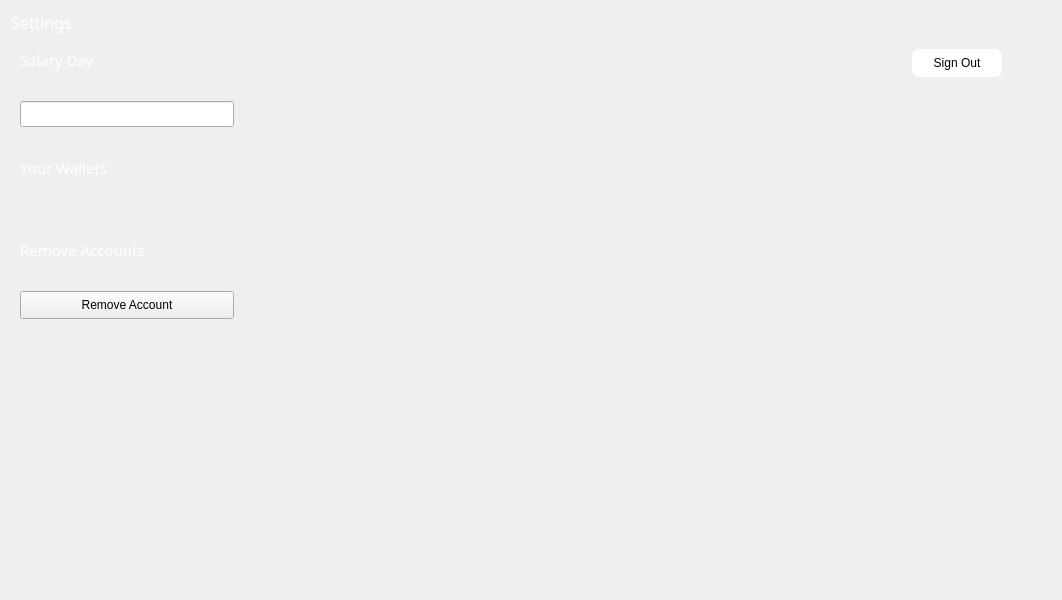
         <widget class="QWidget" name="page_4">
          <layout class="QVBoxLayout" name="verticalLayout_15">
           <item>
            <widget class="QLabel" name="label_10">
             <property name="font">
              <font>
               <family>Century Gothic</family>
               <pointsize>12</pointsize>
               <weight>9</weight>
               <italic>false</italic>
               <bold>false</bold>
              </font>
             </property>
             <property name="styleSheet">
              <string notr="true">color: rgb(255, 255, 255);

font: 75 12pt &quot;Century Gothic&quot;;</string>
             </property>
             <property name="text">
              <string>Settings</string>
             </property>
            </widget>
           </item>
           <item>
            <layout class="QHBoxLayout" name="horizontalLayout_17">
             <item>
              <widget class="QWidget" name="widget_9" native="true">
               <layout class="QVBoxLayout" name="verticalLayout_2">
                <property name="spacing">
                 <number>30</number>
                </property>
                <property name="bottomMargin">
                 <number>270</number>
                </property>
                <item>
                 <layout class="QHBoxLayout" name="horizontalLayout_12">
                  <item>
                   <widget class="QLabel" name="label_6">
                    <property name="font">
                     <font>
                      <family>Century Gothic</family>
                      <pointsize>11</pointsize>
                      <weight>50</weight>
                      <italic>false</italic>
                      <bold>false</bold>
                     </font>
                    </property>
                    <property name="styleSheet">
                     <string notr="true">color:#fff</string>
                    </property>
                    <property name="text">
                     <string>Salary Day</string>
                    </property>
                   </widget>
                  </item>
                  <item>
                   <spacer name="horizontalSpacer_2">
                    <property name="orientation">
                     <enum>Qt::Horizontal</enum>
                    </property>
                    <property name="sizeHint" stdset="0">
                     <size>
                      <width>40</width>
                      <height>20</height>
                     </size>
                    </property>
                   </spacer>
                  </item>
                 </layout>
                </item>
                <item>
                 <widget class="QLineEdit" name="amount_2">
                  <property name="sizePolicy">
                   <sizepolicy hsizetype="Expanding" vsizetype="Fixed">
                    <horstretch>0</horstretch>
                    <verstretch>0</verstretch>
                   </sizepolicy>
                  </property>
                  <property name="minimumSize">
                   <size>
                    <width>214</width>
                    <height>26</height>
                   </size>
                  </property>
                  <property name="whatsThis">
                   <string/>
                  </property>
                  <property name="styleSheet">
                   <string notr="true">#amount_2{
border-bottom-color: rgb(255, 255, 255);
border-bottom: 1px solid;
color: rgb(255, 255, 255);
border-color:rgba(255, 255, 255,100);
}
	
	</string>
                  </property>
                  <property name="placeholderText">
                   <string>Amount</string>
                  </property>
                 </widget>
                </item>
                <item>
                 <layout class="QHBoxLayout" name="horizontalLayout_14">
                  <item>
                   <widget class="QLabel" name="yourwallets">
                    <property name="font">
                     <font>
                      <family>Century Gothic</family>
                      <pointsize>11</pointsize>
                      <weight>50</weight>
                      <italic>false</italic>
                      <bold>false</bold>
                     </font>
                    </property>
                    <property name="styleSheet">
                     <string notr="true">color:#fff</string>
                    </property>
                    <property name="text">
                     <string>Your Wallets</string>
                    </property>
                   </widget>
                  </item>
                  <item>
                   <spacer name="horizontalSpacer_12">
                    <property name="orientation">
                     <enum>Qt::Horizontal</enum>
                    </property>
                    <property name="sizeHint" stdset="0">
                     <size>
                      <width>40</width>
                      <height>20</height>
                     </size>
                    </property>
                   </spacer>
                  </item>
                 </layout>
                </item>
                <item>
                 <widget class="QWidget" name="widget" native="true">
                  <property name="sizePolicy">
                   <sizepolicy hsizetype="Preferred" vsizetype="Expanding">
                    <horstretch>0</horstretch>
                    <verstretch>0</verstretch>
                   </sizepolicy>
                  </property>
                 </widget>
                </item>
                <item>
                 <layout class="QHBoxLayout" name="horizontalLayout_15">
                  <item>
                   <widget class="QLabel" name="removeaccounts">
                    <property name="font">
                     <font>
                      <family>Century Gothic</family>
                      <pointsize>11</pointsize>
                      <weight>50</weight>
                      <italic>false</italic>
                      <bold>false</bold>
                     </font>
                    </property>
                    <property name="styleSheet">
                     <string notr="true">color:#fff</string>
                    </property>
                    <property name="text">
                     <string>Remove Accounts</string>
                    </property>
                   </widget>
                  </item>
                  <item>
                   <spacer name="horizontalSpacer_4">
                    <property name="orientation">
                     <enum>Qt::Horizontal</enum>
                    </property>
                    <property name="sizeHint" stdset="0">
                     <size>
                      <width>40</width>
                      <height>20</height>
                     </size>
                    </property>
                   </spacer>
                  </item>
                 </layout>
                </item>
                <item>
                 <widget class="QPushButton" name="removeaccount">
                  <property name="sizePolicy">
                   <sizepolicy hsizetype="Expanding" vsizetype="Fixed">
                    <horstretch>0</horstretch>
                    <verstretch>0</verstretch>
                   </sizepolicy>
                  </property>
                  <property name="minimumSize">
                   <size>
                    <width>90</width>
                    <height>28</height>
                   </size>
                  </property>
                  <property name="styleSheet">
                   <string notr="true">QPushButton{
	border: 1px solid;
	border-color:#fff;
	border-radius: 7px;
	
	
	font: 75 11pt &quot;Century Gothic&quot;;
	
	color: rgb(255, 255, 255);
	
	
	background-color: rgb(53, 79, 145);
}

QPushButton:hover{
color:rgb(22, 201, 236);
border-color:rgb(22, 201, 236);
}
font: 3pt &quot;Century Gothic&quot;;
</string>
                  </property>
                  <property name="text">
                   <string>Remove Account</string>
                  </property>
                 </widget>
                </item>
               </layout>
              </widget>
             </item>
             <item>
              <spacer name="horizontalSpacer_15">
               <property name="orientation">
                <enum>Qt::Horizontal</enum>
               </property>
               <property name="sizeType">
                <enum>QSizePolicy::Preferred</enum>
               </property>
               <property name="sizeHint" stdset="0">
                <size>
                 <width>11</width>
                 <height>20</height>
                </size>
               </property>
              </spacer>
             </item>
             <item>
              <widget class="QWidget" name="widget_8" native="true">
               <layout class="QVBoxLayout" name="verticalLayout_14">
                <item>
                 <layout class="QVBoxLayout" name="verticalLayout_3">
                  <item>
                   <layout class="QHBoxLayout" name="horizontalLayout_16">
                    <item>
                     <spacer name="horizontalSpacer_13">
                      <property name="orientation">
                       <enum>Qt::Horizontal</enum>
                      </property>
                      <property name="sizeType">
                       <enum>QSizePolicy::Expanding</enum>
                      </property>
                      <property name="sizeHint" stdset="0">
                       <size>
                        <width>643</width>
                        <height>20</height>
                       </size>
                      </property>
                     </spacer>
                    </item>
                    <item>
                     <widget class="QPushButton" name="signout">
                      <property name="sizePolicy">
                       <sizepolicy hsizetype="Maximum" vsizetype="Fixed">
                        <horstretch>0</horstretch>
                        <verstretch>0</verstretch>
                       </sizepolicy>
                      </property>
                      <property name="minimumSize">
                       <size>
                        <width>90</width>
                        <height>28</height>
                       </size>
                      </property>
                      <property name="styleSheet">
                       <string notr="true">QPushButton{
	border: 1px solid;
	border-color:#fff;
	border-radius: 7px;
	
	color: rgb(0, 0, 0);
	
	background-color: rgb(255, 255, 255);
	
	font: 75 8pt &quot;Century Gothic&quot;;
}
QPushButton:hover{
color:rgb(22, 201, 236);
border-color:rgb(22, 201, 236);
}
</string>
                      </property>
                      <property name="text">
                       <string>Sign Out</string>
                      </property>
                     </widget>
                    </item>
                    <item>
                     <spacer name="horizontalSpacer_14">
                      <property name="orientation">
                       <enum>Qt::Horizontal</enum>
                      </property>
                      <property name="sizeType">
                       <enum>QSizePolicy::Preferred</enum>
                      </property>
                      <property name="sizeHint" stdset="0">
                       <size>
                        <width>40</width>
                        <height>20</height>
                       </size>
                      </property>
                     </spacer>
                    </item>
                   </layout>
                  </item>
                  <item>
                   <spacer name="verticalSpacer">
                    <property name="orientation">
                     <enum>Qt::Vertical</enum>
                    </property>
                    <property name="sizeHint" stdset="0">
                     <size>
                      <width>20</width>
                      <height>40</height>
                     </size>
                    </property>
                   </spacer>
                  </item>
                 </layout>
                </item>
               </layout>
              </widget>
             </item>
            </layout>
           </item>
          </layout>
         </widget>
